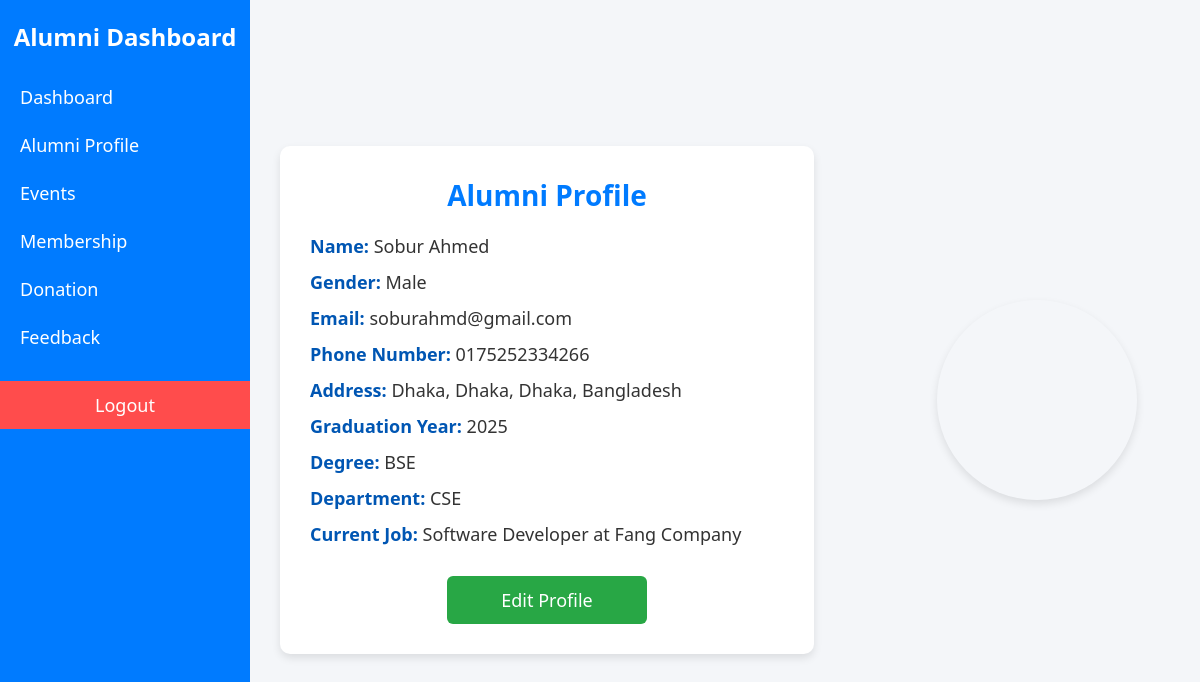
/profile.php (signed in), run on the app's committed database.
### tables this page shows
CREATE TABLE `Alumni` (
  `Alumni_ID` int(11) NOT NULL,
  `First_Name` varchar(50) DEFAULT NULL,
  `Last_Name` varchar(50) DEFAULT NULL,
  `Date_of_Birth` date DEFAULT NULL,
  `Gender` varchar(10) DEFAULT NULL,
  `Email` varchar(100) DEFAULT NULL,
  `Phone_Number` varchar(15) DEFAULT NULL,
  `Address` varchar(200) DEFAULT NULL,
  `City` varchar(50) DEFAULT NULL,
  `State` varchar(50) DEFAULT NULL,
  `Country` varchar(50) DEFAULT NULL,
  `Graduation_Year` int(11) DEFAULT NULL,
  `Degree` varchar(50) DEFAULT NULL,
  `Department` varchar(50) DEFAULT NULL,
  `Current_Job_Title` varchar(100) DEFAULT NULL,
  `Company_Name` varchar(100) DEFAULT NULL
);

### profile.php (the view, shortened to what this page needs)
<?php
include 'config/database.php';
$user_id = $_SESSION['user_id'];
$query = "SELECT * FROM Alumni WHERE Alumni_ID = ?";
$stmt = $conn->prepare($query);
$stmt->bind_param("i", $user_id);
$stmt->execute();
$result = $stmt->get_result();
$user = $result->fetch_assoc();
?>
<!DOCTYPE html>
<html lang="en">
<head>
</head>
<body>
    <div class="sidebar">
        <h2>Alumni Dashboard</h2>
        <a href="dashboard.php">Dashboard</a>
        <a href="profile.php">Alumni Profile</a>
        <a href="events.php">Events</a>
        <a href="membership.php">Membership</a>
        <a href="donation.php">Donation</a>
        <a href="feedback.php">Feedback</a>
        <a href="logout.php" class="logout-btn">Logout</a>
    </div>
    <div class="content">
        <div class="profile-box">
            <h1>Alumni Profile</h1>
            <div class="profile-details">
                <p><strong>Name:</strong> <?php echo htmlspecialchars($user['First_Name'] . " " . $user['Last_Name']); ?></p>
                <p><strong>Gender:</strong> <?php echo htmlspecialchars($user['Gender']); ?></p>
                <p><strong>Email:</strong> <?php echo htmlspecialchars($user['Email']); ?></p>
                <p><strong>Phone Number:</strong> <?php echo htmlspecialchars($user['Phone_Number']); ?></p>
                <p><strong>Address:</strong> <?php echo htmlspecialchars($user['Address'] . ", " . $user['City'] . ", " . $user['State'] . ", " . $user['Country']); ?></p>
                <p><strong>Graduation Year:</strong> <?php echo htmlspecialchars($user['Graduation_Year']); ?></p>
                <p><strong>Degree:</strong> <?php echo htmlspecialchars($user['Degree']); ?></p>
                <p><strong>Department:</strong> <?php echo htmlspecialchars($user['Department']); ?></p>
                <p><strong>Current Job:</strong> <?php echo htmlspecialchars($user['Current_Job_Title']); ?> at <?php echo htmlspecialchars($user['Company_Name']); ?></p>
            </div>
            <a href="edit_profile.php" class="edit-profile-btn">Edit Profile</a>
        </div>
        <div class="avatar-container">
            <div class="avatar"></div>
        </div>
    </div>
</body>
</html>

### profile.php (style rules this page uses)
* { margin: 0; padding: 0; box-sizing: border-box; font-family: 'Segoe UI', Tahoma, Geneva, Verdana, sans-serif; }
body { display: flex; min-height: 100vh; background-color: #f4f6f9; }
.sidebar { width: 250px; background-color: #007bff; color: white; padding-top: 20px; position: fixed; height: 100%; overflow-y: auto; }
.sidebar h2 { text-align: center; margin-bottom: 20px; font-size: 24px; }
.sidebar a { display: block; color: white; text-decoration: none; padding: 12px 20px; font-size: 18px; transition: background 0.3s; }
.content { margin-left: 250px; padding: 30px; flex: 1; display: flex; justify-content: space-between; align-items: center; }
.profile-box { background: white; padding: 30px; border-radius: 10px; box-shadow: 0 4px 8px rgba(0, 0, 0, 0.1); width: 60%; }
.profile-box h1 { font-size: 28px; color: #007bff; text-align: center; }
.profile-details { margin-top: 20px; }
.profile-details p { font-size: 18px; color: #333; margin-bottom: 12px; }
.profile-details strong { color: #0056b3; }
.edit-profile-btn { display: block; width: 200px; margin: 30px auto 0; text-align: center; padding: 12px; background-color: #28a745; color: white; text-decoration: none; font-size: 18px; border-radius: 6px; transition: transform 0.2s, background-color 0.3s; }
.avatar-container { width: 30%; display: flex; justify-content: center; }
.avatar { width: 200px; height: 200px; border-radius: 50%; background-image: url('images/alumni_avatar.jpg'); background-size: cover; background-position: center; box-shadow: 0 4px 8px rgba(0, 0, 0, 0.1); }
.logout-btn { display: block; background-color: #ff4c4c; color: white; text-align: center; padding: 12px; margin-top: 20px; text-decoration: none; font-size: 16px; transition: background 0.3s; }

### data on the page
alumni: First_Name+Last_Name "Sobur Ahmed", Gender "Male", Email "soburahmd@gmail.com", Phone_Number "0175252334266", Address+City+State "Dhaka, Dhaka, Dhaka, Bangladesh", Graduation_Year "2025", Degree "BSE", Department "CSE", Current_Job_Title "Software Developer", Company_Name "Fang Company"
